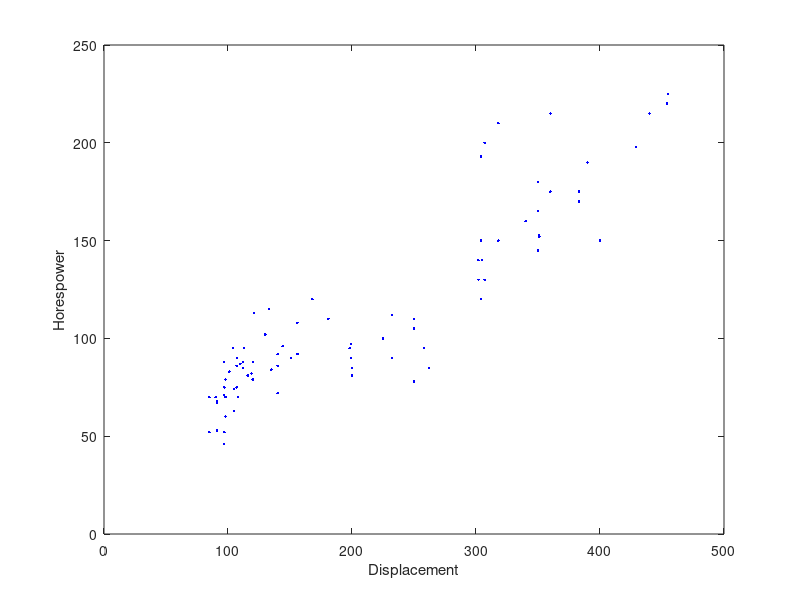

This chart was generated by the following MATLAB code: (Note: this script raises an error after producing the figure.)
%%
%step 1
load carsmall.mat 
who %load
plot(Displacement,Horsepower,'.b');
xlabel('Displacement')
ylabel('Horespower')
%%
%step 2
Plot(Horsepower,MPG,'.r') 
xlabel('Horsepower')
ylabel('MPG')

%%
% step 3
%testData = {'ID',"name"} %maybe a way to make test data strucutre 
testData.ID = 9;
testData.name = 'tom';
testData.time = [0:.025:2]
testData.voltage= sin(2*pi*testData.time)
%ID = range(0,2)
%for n in range(0,2)
   % testData.ID = (.025+n);
plot(testData.time,testData.voltage,'.g')
xlabel('Time')
ylabel('Voltage')
%%
testData(2).ID = 15;
testData(2).name = 'Sean'
testData(2).time = testData(1).time
testData(2).voltage= sin(1.5*2*pi*testData(1).time)
%%
xlabel('Time')
ylabel('Patient Voltage')
for i = 1:length(testData)
    plot(testData(i).time,testData(i).voltage)
hold on
end
legend('Patient 1 (Tom)','Patient 2 (Sean)')
%voltage is y axis 
%x axis is time
%%
%filter design step 5
f0rder = 4; %filter order
f1 = 50; %half power frequency in HZ
sampleRate = 1000; %sample rate in Hz  %this is from the video l03
filter0bj = designfilt('highpassiir','FilterOrder',f0rder,'HalfPowerFrequency',f1,'SampleRate',sampleRate);
fvtool(filter0bj,'Analysis','Magnitude')
filter0bj = designfilt(filter0bj)
fvtool(filterobj)

%%
%Step 6     
t = 0:1/10:2;   %i made it 10hz instead of 1khz so i can see it closer 
wave1= sin(2*pi*1*t);  
wave60= sin(2*pi*60*t); 
x= wave1 + wave60; 
y= filter(filter0bj, x);
yff= filtfilt(filter0bj, x);
figure
plot(t, x)
hold on
plot(t, y)
plot(t, yff)
hold off
xlabel('Time (s)')
ylabel('Signal')
legend('Original','Filtered with filter','Filtered with filtfilt')
%%
%Step 7
sr=1000 %sample rate 
t2= 0:1/sr:.2;   %step stize I made it 10 to see it closer 
wave12 = 1*sin(2*pi*12*t2); %12 Hz wave
wave60 = 1*sin(2*pi*60*t2); %60 Hz wave again
x2 = wave12 + wave60;
forder = 6;
fc = 60;
lpf = designfilt('lowpassiir','FilterOrder',forder,'HalfPowerFrequency',fc,'SampleRate',sr); % cahnge the 10 to sr in sample rate to make it actually cahnge nvm needs to be kept in var i thnk 
y2f= filter(lpf, x2);
y2ff = filtfilt(lpf, x2);
figure
plot(t2, x2)
hold on
plot(t2, y2f)
plot(t2, y2ff)
hold off
xlabel('Time (s)')
ylabel('Signal')
legend('Og','LP filter','Lp ff')
%%
%Step 8
%on a new page 
